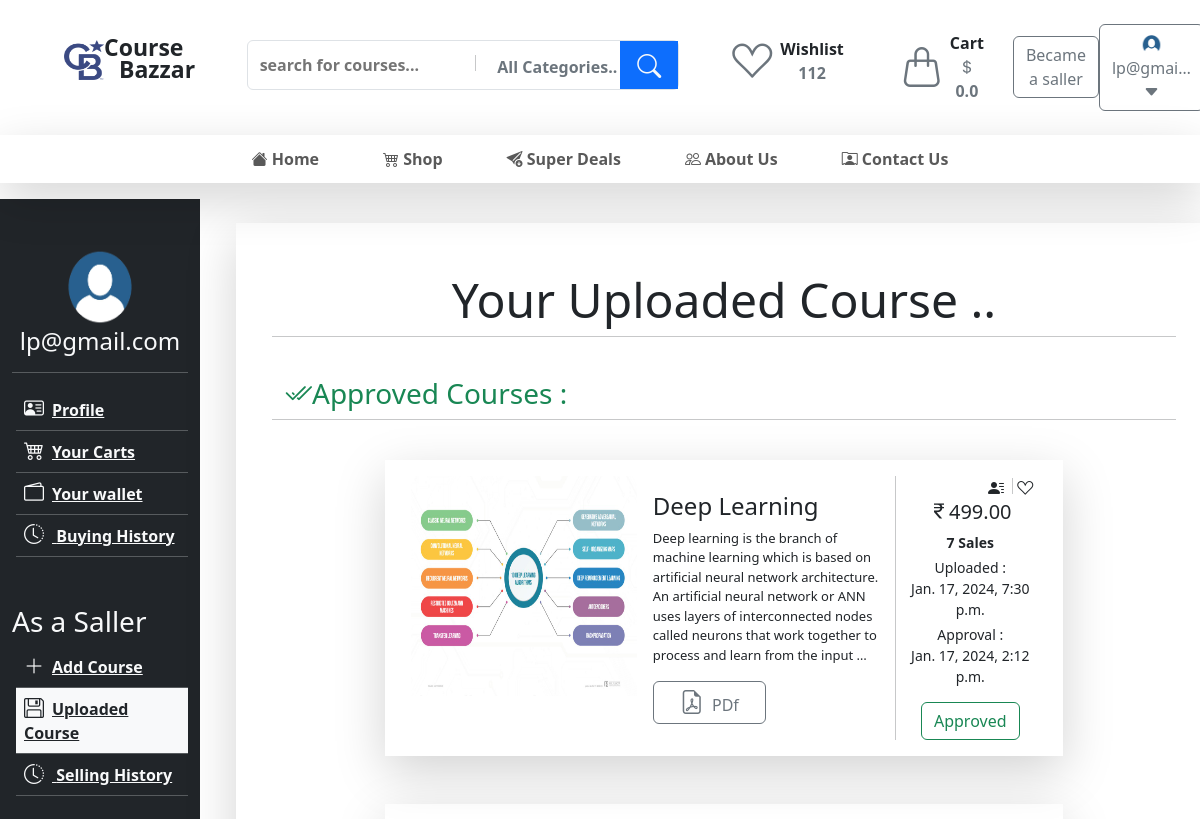
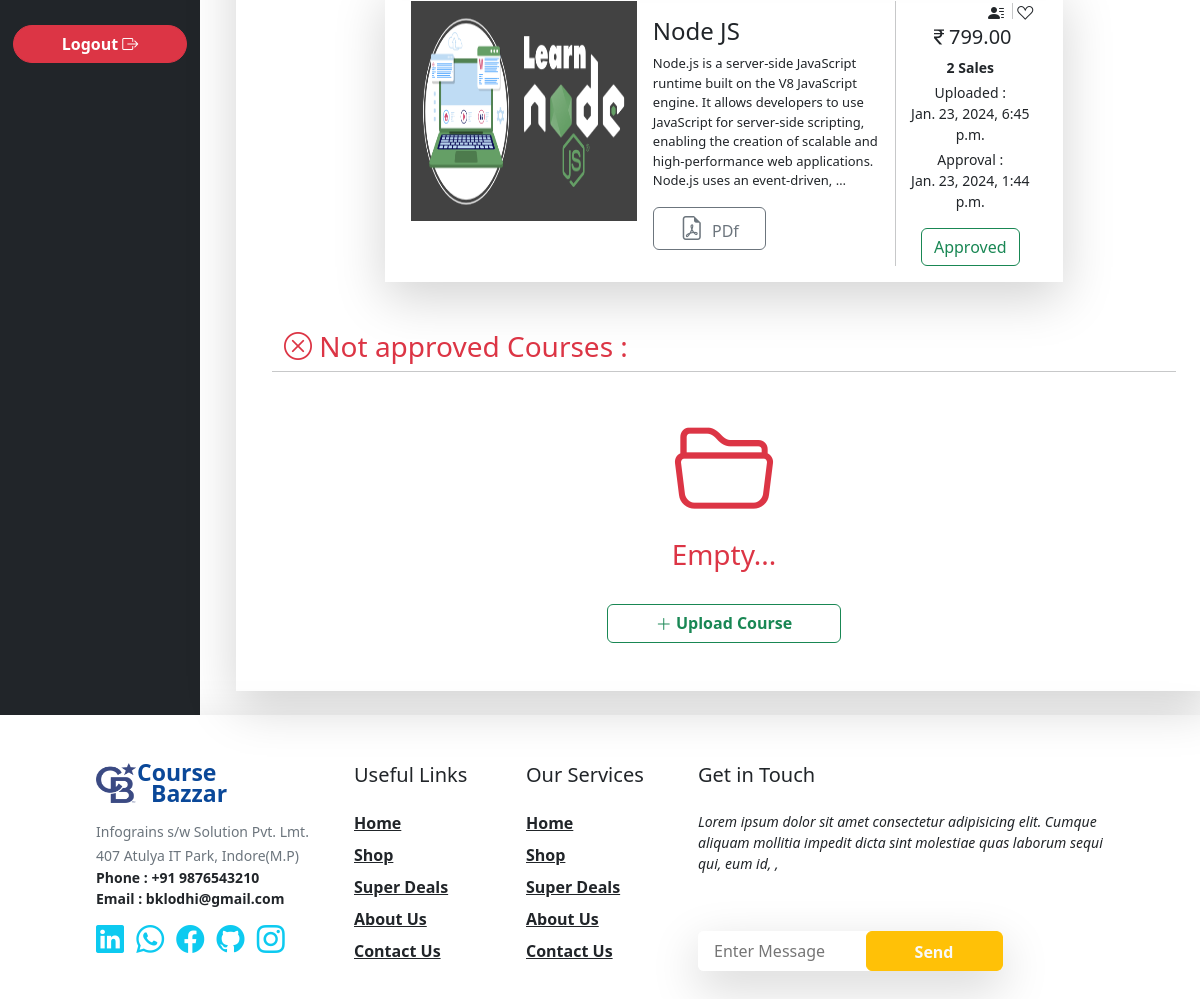
Screenshot of /user/deshboard/uploadedcourses/ (signed in) with the database file from the repository (2 pictures, top to bottom).
### customer/models.py (models this page shows, shortened)
class CustomUser(AbstractUser):
    is_buyer = models.BooleanField(default=True)
    is_seller = models.BooleanField(default=False)
    phone = models.CharField(max_length=15)
    gender =  models.CharField(max_length=32,choices=(('male',"Male"),("female", "Female"),("other", "Other")))
    image = models.ImageField(upload_to='Profile/', default='Profile/pic.png')

class Course(models.Model):
    user =  models.ForeignKey(CustomUser, related_name='courses', on_delete=models.CASCADE)
    category = models.OneToOneField(CourseCategory, related_name='category', on_delete=models.CASCADE)
    title =  models.CharField(max_length=50)
    key_points = models.CharField(max_length=100,blank=True, null=True)
    description = models.TextField(max_length=5000)
    price = models.IntegerField()
    sale_counter = models.IntegerField(default=0)
    published_datetime = models.DateTimeField(default=datetime.datetime.now())
    approval_datetime = models.DateTimeField(blank=True, null=True)
    approve = models.BooleanField(default = False)
    image = models.ImageField(upload_to="Course Image/")
    course_file = models.FileField( upload_to='Courses/')

### customer/views.py (the view)
@login_required(login_url='login')
def uploadedcourses(request):
    approve_courses = Course.objects.filter(user_id=request.user.id,approve=True)
    not_approve_courses = Course.objects.filter(user_id=request.user.id,approve=False)
    print(not_approve_courses)
    context = {'approve_courses':approve_courses,
               'not_approve_courses':not_approve_courses,
               }
    return render(request, 'uploadedcourses.html', context)

### customer/profile_context.py (called while the page is built)
def profile_detail(request):
    user = request.user
    if user.username == "admin":
        customer = False
        return  {'customer':customer}
    if user.is_authenticated :
        customer = CustomUser.objects.get(id = user.id)
        cartcounter =  AddToCart.objects.filter(user_id = customer.id).count()
        carts =  AddToCart.objects.filter(user_id = customer.id)
        total_price = 0.00
        for cart in carts:
            if CourseOffer.objects.filter(course=cart.course).exists():
                total_price += CourseOffer.objects.get(course=cart.course).remaining_amount
            else:
                total_price += cart.course.price
        context={
            'customer':customer,
            'cartcounter' : cartcounter,
            'total_pay_price':total_price
        }
    else:
        context={
            'customer':False
        }
    return  context

### templates/uploadedcourses.html (shortened to what this page needs)
{% extends "base.html" %}
{% load static %}
 {% block body %}
<div class="container-fluid">
  <div class="row">
    <div class="col-2 bg-dark">
      {% include 'customerdeshboard_sidebar.html' with uploadedcourses='bg-light text-dark' %}
    </div>
    <div class="col-10">
      <div class="container shadow-lg m-4 p-5">
        <div class="row">
          <h1 class="display-5 text-center h2">Your Uploaded Course ..</h1>
          <hr />
        </div>
        <div class="row mt-4">
          <h3 class="text-success">
           <i class="bi bi-check2-all"></i>Approved Courses :</h3>
          <hr />
        </div>
        {% if not approve_courses %}
        <div class="row">
         <div class="col-6 mx-auto text-center text-success d-flex flex-column justify-content-center">
           <i class="bi bi-folder2-open " style="font-size: 100px;"></i>
           <h3>Empty...</h3>
           <a href="{% url 'addcourse' %}">
             <button class="w-auto mt-4 btn btn-outline-success px-5 fw-semibold large"> <i class="bi bi-plus-lg align-middle"></i> Upload Course</button>
           </a>
         </div>
       </div>
         {% else %}
         {% for course in approve_courses %}
         <div class="row py-4">
           <div
             class="col-9 mx-auto shadow-lg d-flex justify-content-center p-3"
           >
             <div style="width: 35%">
               <img
                 src="{{course.image.url}}"
                 height="220px"
                 width="100%"
                 alt=""
               />
             </div>
             <div style="width: 40%" class="d-flex">
               <div class="p-3">
                 <h4>{{course.title}}</h4>
                 <p class="fw-normal" style="font-size: 13px">
                   {{course.description|truncatechars:249 }}
                 </p>
                 <a href="{{course.course_file.url}}" class="mx-auto">
                   <button class="btn btn-outline-secondary w-50">
                     <i class="bi bi-file-earmark-pdf pt-1 pe-1 h4"></i> PDf
                   </button>
                 </a>
               </div>
             </div>
             <div
               class="d-flex flex-column align-items-center justify-content-center ps-2"
               style="width: 22%"
             >
               <div class="ms-auto">
                 <i class="bi bi-person-lines-fill pe-1"></i>
                 <i class="bi bi-suit-heart pe-1"></i>
               </div>
               <h5 class="text-center">
                 <i class="bi bi-currency-rupee"></i>{{course.price|floatformat:2}}
               </h5>
               <p class="small fw-semibold mb-1">{{course.sale_counter}} Sales</p>
               <p class="small text-center mb-1">Uploaded : <br>{{course.published_datetime}}</p>
               <p class="small text-center mb-1">Approval : <br>{{course.approval_datetime}}</p>
               <button class="btn btn-outline-success mt-auto">Approved</button>
             </div>
           </div>
         </div>
         {% endfor %}
         {% endif%}
        <div class="row mt-4">
          <h3 class="text-danger">
            <i class="bi bi-x-circle"></i> Not approved Courses :</h3>
          <hr />
        </div>
        {% if not not_approve_courses %}
        <div class="row">
          <div class="col-6 mx-auto text-center text-danger d-flex flex-column justify-content-center">
            <i class="bi bi-folder2-open " style="font-size: 100px;"></i>
            <h3>Empty...</h3>
            <a href="{% url 'addcourse' %}">
              <button class="w-auto mt-4 btn btn-outline-success px-5 fw-semibold large"> <i class="bi bi-plus-lg align-middle"></i> Upload Course</button>
            </a>
          </div>
        </div>
        {% endif %}
      </div>
    </div>
  </div>
</div>
{% endblock body %}

### templates/header.html (shortened to what this page needs)
{% load static %}
<div class="container-fluid px-5">
  <div class="row px-3 py-4">
      <div class="col-lg-2 col-sm-5 pt-3 d-flex text-center">
          <span>
              <img src="{% static 'images/cb-logo.png' %}" width="40px" height="40px" alt="" srcset="">
          </span>
          <span class="h-100 position-relative">
            <p class="mb-0  pb-0 fw-bold position-absolute" style="top:-10px; font-size:23px">Course</p>
            <p class="mb-0  pb-0 fw-bold position-absolute" style="top:12px; left:15px; font-size:23px">Bazzar</p>
          </span>
      </div>
      <div class="col-lg-5 col-sm-10  pt-3">
          <div class="border rounded-2 p-0 position-relative">
             <form action="{% url 'Buy Course' %}" method="get" >
                <input type="text" class="border-0 m-1 p-2 w-50 fw-semibold searchfield" placeholder="search for courses..." name="course_title" id="">
              <button class="btn text-secondary fw-semibold ps-3">All Categories.. </button>
              <button class="btn btn-primary position-absolute top-0 end-0 h-100 px-3 fs-4 rounded-0 text-light"><i class="bi bi-search"></i></button>
             </form>
          </div>
      </div>
      <div class="col-lg-5  col-sm-5  d-flex">
        <a href="">
          <button class=" btn ">
            <div class="mx-3 d-flex  align-items-center">
              <div>
                <i class="bi bi-suit-heart fs-1 text-secondary align-center"></i>
              </div>
              <div class="ps-2">
                <p class="mb-0 fw-semibold text-dark ">
                  Wishlist
                </p>
                <p class="mb-0 fw-semibold text-secondary">
                  112
                </p>
              </div>
            </div>
          </button>
        </a>
        <a href="{% url 'customercart' %}">
          <button class="btn">
            <div class="mx-3 d-flex  align-items-center">
             <div class=" position-relative">
               <i class="bi bi-handbag  fs-1 text-secondary align-center "></i>
               </div>
             <div class="ps-2">
               <p class="mb-0 fw-semibold text-dark ">
                 Cart
               </p>
               <p class="mb-0 fw-semibold text-secondary fs-6">
                 <i class="bi bi-currency-dollar "></i>{{total_pay_price}}
               </p>
             </div>
           </div>
          </button>
        </a>
        {% if user.is_authenticated %}
        {% if not user.is_saller %}
       <div class="d-flex  align-items-center ms-auto">
        <a href="{% url 'becamesaller' %}" class="text-decoration-none">
          <button class="btn btn-outline-secondary">
            Became a saller
          </button>
        </a>
       </div>
        {% endif %}
          <div class=" d-flex  align-items-center ms-auto">
            <a href="{% url 'customerprofile' %}" class="text-decoration-none">
              <button class="btn btn-outline-secondary">
                <img src="{{customer.image.url}}" alt="" style="width: 25px; height:22px" class="rounded-circle">
                {{user.email|truncatechars:8}} <i class="bi bi-caret-down-fill"></i>
              </button>
            </a>
          </div>
        {% endif %}
      </div>
  </div>
</div>
<nav class="navbar navbar-expand-lg  bg-white shadow-lg px-4 py-1 mb-3">
    <div class="container-fluid">
      <div class="collapse navbar-collapse" id="navbarSupportedContent">
        <ul class="navbar-nav mx-start mx-md-start mx-lg-auto  mb-2 mb-lg-0">
          <li class="nav-item mx-3">
            <a class="nav-link mx-2 fw-semibold {{home}}" aria-current="page" href="{% url 'home' %}"><i class="bi bi-house-fill"></i> Home</a>
          </li>
          <li class="nav-item mx-3">
            <a class="nav-link mx-2 fw-semibold {{buycourse}}" aria-current="page" href="{% url 'Buy Course' %}"><i class="bi bi-cart4"></i> Shop</a>
          </li>
          <li class="nav-item mx-3">
            <a class="nav-link mx-2 fw-semibold {{superdealspage}}" aria-current="page" href="{% url 'super_deals' %}"><i class="bi bi-send-arrow-down-fill"></i> Super Deals</a>
          </li>
          <li class="nav-item mx-3">
            <a class="nav-link mx-2 fw-semibold {{aboutus}} " aria-current="page" href="{% url 'aboutus' %}"><i class="bi bi-people pe-1"></i>About Us</a>
          </li>
          <li class="nav-item mx-3">
            <a class="nav-link mx-2 fw-semibold {{contact}}" aria-current="page" href="{% url 'contact' %}"><i class="bi bi-person-rolodex"></i> Contact Us</a>
          </li>
        </ul>
      </div>
    </div>
  </nav>

### templates/customerdeshboard_sidebar.html (shortened to what this page needs)
{% load static %}
<div class="py-5">
  <div class="text-center">
    {% if customer.image.url %}
    <img
      src="{{ customer.image.url }}"
      alt
      style="height: 80px; width: 90px"
      class="rounded-circle"
    />
    {% endif %}
    <h4 class="text-light">{{user.email}}</h4>
    <hr class="text-light" />
  </div>
  <div class="text-start">
    <ul class="ps-1" type="none">
      <a
        href="{% url 'customerprofile' %}"
        class="fw-semibold text-light {{profile}} "
        ><li class="{{profile}} align-center p-2">
          <i
            class="bi bi-person-vcard fw-semibold h5 pe-2 text-light {{profile}}"
          ></i
          >Profile
        </li></a
      >
      <hr class="text-light m-0" />
      <a
        href="{% url 'customercart' %}"
        class="fw-semibold text-light {{customercart}} w-100"
        ><li class="align-center p-2 {{customercart}}">
          <i
            class="bi bi-cart4 fw-semibold text-light h5 pe-2 {{customercart}}"
          ></i
          >Your Carts
        </li></a
      >
      <hr class="text-light m-0" />
      <a
        href="{% url 'wallet' %}"
        class="fw-semibold text-light {{wallet}} w-100"
        ><li class="align-center p-2 {{wallet}}">
          <i class="bi bi-wallet2 fw-semibold text-light h5 pe-2 {{wallet}}"></i
          >Your wallet
        </li></a
      >
      <hr class="text-light m-0" />
      <a
        href="{% url 'buyinghistory' %}"
        class="fw-semibold text-light {{buyinghistory}} w-100"
        ><li class="align-center p-2 {{buyinghistory}}">
          <i
            class="bi bi-clock-history fw-semibold text-light h5 pe-2 {{buyinghistory}}"
          ></i>
         Buying History
        </li></a
      >
      <hr class="text-light m-0" />
    </ul>
    {% if user.is_seller %}
    <h3 class="text-light mt-5">As a Saller</h3>
    <ul class="ps-1" type="none">
      <a
        href="{% url 'addcourse' %}"
        class="fw-semibold text-light {{addcourse}} w-100"
        ><li class="align-center p-2 {{addcourse}}">
          <i
            class="bi bi-plus-lg fw-semibold text-light h5 pe-2 {{addcourse}}"
          ></i
          >Add Course
        </li></a
      >
      <hr class="text-light m-0" />
      <a
        href="{% url 'uploadedcourses' %}"
        class="fw-semibold text-light {{uploadedcourses}} w-100"
        ><li class="align-center p-2 {{uploadedcourses}}">
          <i
            class="bi bi-floppy fw-semibold text-light h5 pe-2 {{uploadedcourses}}"
          ></i
          >Uploaded Course
        </li></a
      >
      <hr class="text-light m-0" />
      <a
        href="{% url 'sellinghistory' %}"
        class="fw-semibold text-light {{sellinghistory}} w-100"
        ><li class="align-center p-2 {{sellinghistory}}">
          <i
            class="bi bi-clock-history fw-semibold text-light h5 pe-2 {{sellinghistory}}"
          ></i>
         Selling History
        </li></a
      >
      <hr class="text-light m-0" />
    </ul>
    {% endif %}
  </div>
  <div class="text-center mt-5">
    <a href="{% url 'customerlogout' %}">
      <button
        class="btn btn-danger fw-semibold rounded-pill px-5 w-auto align-middle"
      >
        Logout <i class="bi bi-box-arrow-right"></i>
      </button>
    </a>
  </div>
</div>

### rows the page displays
CustomUser: image (picture), email "lp@gmai…", email "lp@gmail.com"
Course: image (picture), title "Deep Learning", description "Deep learning is the branch of machine learning which is based on artificial neural network architecture. An artificial neural network or ANN uses layers of interconnected nodes called neurons that work together to process and learn from the input …", price "499.00", sale_counter "7", published_datetime "Jan. 17, 2024, 7:30 p.m.", approval_datetime "Jan. 17, 2024, 2:12 p.m."
Course: image (picture), title "Node JS", description "Node.js is a server-side JavaScript runtime built on the V8 JavaScript engine. It allows developers to use JavaScript for server-side scripting, enabling the creation of scalable and high-performance web applications. Node.js uses an event-driven, …", price "799.00", sale_counter "2", published_datetime "Jan. 23, 2024, 6:45 p.m.", approval_datetime "Jan. 23, 2024, 1:44 p.m."

### other values shown
{{ total_pay_price }} "0.0"
